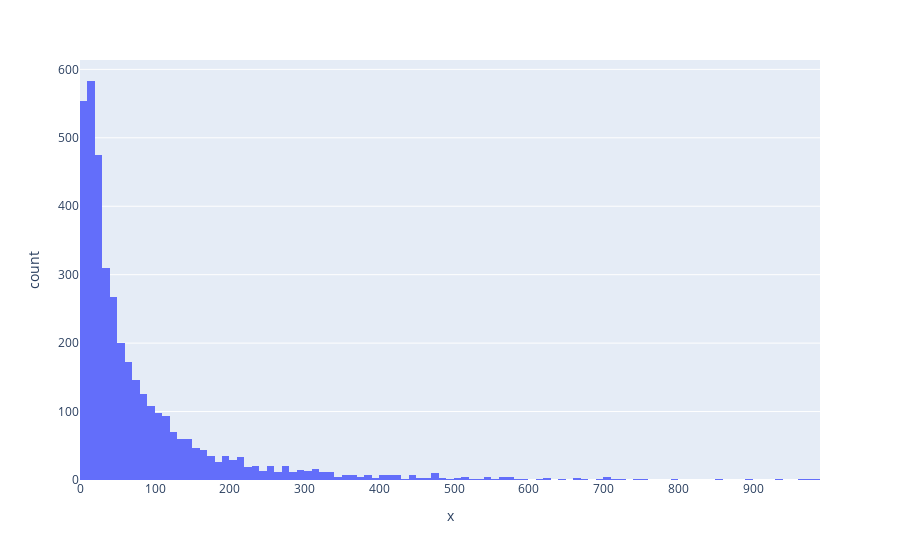

Notebook cell for this chart:
### Code cell
x = RFMScores.query('frequency < 1000')['frequency']
fig = px.histogram(RFMScores, x=x)
fig.show()

### Figure 1 — Plotly figure (JSON) as saved in the notebook; plotly's stock layout.template omitted (floating-point values rounded to 4 significant figures; data arrays with more than 128 entries replaced by an {"elided": "..."} marker saying what was removed)
{"data": [{"alignmentgroup": "True", "bingroup": "x", "hovertemplate": "x=%{x}<br>count=%{y}<extra></extra>", "legendgroup": "", "marker": {"color": "#636efa", "pattern": {"shape": ""}}, "name": "", "offsetgroup": "", "orientation": "v", "showlegend": false, "type": "histogram", "x": {"elided": "3904 int values"}, "xaxis": "x", "yaxis": "y"}], "layout": {"barmode": "relative", "legend": {"tracegroupgap": 0}, "margin": {"t": 60}, "xaxis": {"anchor": "y", "domain": [0, 1], "title": {"text": "x"}}, "yaxis": {"anchor": "x", "domain": [0, 1], "title": {"text": "count"}}}}
